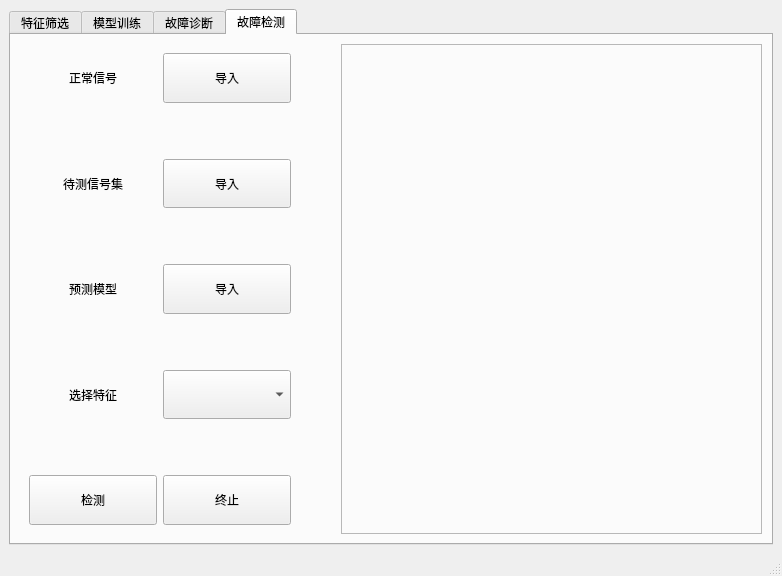
<?xml version="1.0" encoding="UTF-8"?>
<ui version="4.0">
 <class>MainWindow</class>
 <widget class="QMainWindow" name="MainWindow">
  <property name="geometry">
   <rect>
    <x>0</x>
    <y>0</y>
    <width>782</width>
    <height>576</height>
   </rect>
  </property>
  <property name="windowTitle">
   <string>故障检测GUI</string>
  </property>
  <widget class="QWidget" name="centralwidget">
   <layout class="QGridLayout" name="gridLayout_5">
    <item row="0" column="0">
     <widget class="QTabWidget" name="tabWidget">
      <property name="layoutDirection">
       <enum>Qt::LeftToRight</enum>
      </property>
      <property name="currentIndex">
       <number>3</number>
      </property>
      <widget class="QWidget" name="PrepareTab">
       <attribute name="title">
        <string>特征筛选</string>
       </attribute>
       <layout class="QHBoxLayout" name="horizontalLayout" stretch="0">
        <item>
         <widget class="QWidget" name="widgetInFeatures" native="true">
          <layout class="QVBoxLayout" name="verticalLayout" stretch="4,1,30">
           <item>
            <layout class="QHBoxLayout" name="horizontalLayout_3" stretch="10,1,10,1,10">
             <item>
              <widget class="QPushButton" name="btnImportNormalSignalInSelection">
               <property name="sizePolicy">
                <sizepolicy hsizetype="Minimum" vsizetype="Expanding">
                 <horstretch>0</horstretch>
                 <verstretch>0</verstretch>
                </sizepolicy>
               </property>
               <property name="text">
                <string>导入正常信号</string>
               </property>
              </widget>
             </item>
             <item>
              <spacer name="horizontalSpacer">
               <property name="orientation">
                <enum>Qt::Horizontal</enum>
               </property>
               <property name="sizeHint" stdset="0">
                <size>
                 <width>26</width>
                 <height>20</height>
                </size>
               </property>
              </spacer>
             </item>
             <item>
              <widget class="QPushButton" name="btnImportFaultSignalInSelection">
               <property name="sizePolicy">
                <sizepolicy hsizetype="Minimum" vsizetype="Expanding">
                 <horstretch>0</horstretch>
                 <verstretch>0</verstretch>
                </sizepolicy>
               </property>
               <property name="text">
                <string>导入故障信号</string>
               </property>
              </widget>
             </item>
             <item>
              <spacer name="horizontalSpacer_2">
               <property name="orientation">
                <enum>Qt::Horizontal</enum>
               </property>
               <property name="sizeHint" stdset="0">
                <size>
                 <width>26</width>
                 <height>20</height>
                </size>
               </property>
              </spacer>
             </item>
             <item>
              <widget class="QPushButton" name="btnCalculateDTW">
               <property name="sizePolicy">
                <sizepolicy hsizetype="Minimum" vsizetype="Expanding">
                 <horstretch>0</horstretch>
                 <verstretch>0</verstretch>
                </sizepolicy>
               </property>
               <property name="text">
                <string>计算DTW得分</string>
               </property>
              </widget>
             </item>
            </layout>
           </item>
           <item>
            <spacer name="verticalSpacer">
             <property name="orientation">
              <enum>Qt::Vertical</enum>
             </property>
             <property name="sizeHint" stdset="0">
              <size>
               <width>338</width>
               <height>29</height>
              </size>
             </property>
            </spacer>
           </item>
           <item>
            <layout class="QGridLayout" name="gridLayout" rowstretch="5,1,7" columnstretch="10,1,15">
             <item row="0" column="0">
              <widget class="QTableWidget" name="DTWWidget">
               <property name="maximumSize">
                <size>
                 <width>16777215</width>
                 <height>16777215</height>
                </size>
               </property>
              </widget>
             </item>
             <item row="0" column="1" rowspan="3">
              <spacer name="horizontalSpacer_6">
               <property name="orientation">
                <enum>Qt::Horizontal</enum>
               </property>
               <property name="sizeHint" stdset="0">
                <size>
                 <width>33</width>
                 <height>288</height>
                </size>
               </property>
              </spacer>
             </item>
             <item row="0" column="2" rowspan="3">
              <widget class="QFrame" name="frameInFeatures">
               <property name="minimumSize">
                <size>
                 <width>100</width>
                 <height>20</height>
                </size>
               </property>
               <property name="frameShape">
                <enum>QFrame::StyledPanel</enum>
               </property>
               <property name="frameShadow">
                <enum>QFrame::Raised</enum>
               </property>
              </widget>
             </item>
             <item row="1" column="0">
              <spacer name="verticalSpacer_13">
               <property name="orientation">
                <enum>Qt::Vertical</enum>
               </property>
               <property name="sizeHint" stdset="0">
                <size>
                 <width>20</width>
                 <height>40</height>
                </size>
               </property>
              </spacer>
             </item>
             <item row="2" column="0">
              <widget class="QTableWidget" name="CorrWidget"/>
             </item>
            </layout>
           </item>
          </layout>
         </widget>
        </item>
       </layout>
      </widget>
      <widget class="QWidget" name="TrainTab">
       <attribute name="title">
        <string>模型训练</string>
       </attribute>
       <layout class="QHBoxLayout" name="horizontalLayout_4" stretch="8,1,11">
        <item>
         <widget class="QWidget" name="widgetInTriaining" native="true">
          <layout class="QGridLayout" name="gridLayout_2">
           <item row="1" column="1">
            <spacer name="verticalSpacer_2">
             <property name="orientation">
              <enum>Qt::Vertical</enum>
             </property>
             <property name="sizeHint" stdset="0">
              <size>
               <width>20</width>
               <height>40</height>
              </size>
             </property>
            </spacer>
           </item>
           <item row="8" column="0" colspan="2">
            <widget class="QPushButton" name="btnSaveModel">
             <property name="sizePolicy">
              <sizepolicy hsizetype="Minimum" vsizetype="Expanding">
               <horstretch>0</horstretch>
               <verstretch>0</verstretch>
              </sizepolicy>
             </property>
             <property name="text">
              <string>保存模型</string>
             </property>
            </widget>
           </item>
           <item row="6" column="0" colspan="2">
            <widget class="QPushButton" name="btnTraining">
             <property name="sizePolicy">
              <sizepolicy hsizetype="Minimum" vsizetype="Expanding">
               <horstretch>0</horstretch>
               <verstretch>0</verstretch>
              </sizepolicy>
             </property>
             <property name="text">
              <string>训练预测模型</string>
             </property>
            </widget>
           </item>
           <item row="2" column="0">
            <widget class="QLabel" name="label_4">
             <property name="maximumSize">
              <size>
               <width>100</width>
               <height>16777215</height>
              </size>
             </property>
             <property name="text">
              <string>选择特征</string>
             </property>
             <property name="alignment">
              <set>Qt::AlignCenter</set>
             </property>
            </widget>
           </item>
           <item row="0" column="0">
            <widget class="QLabel" name="label_3">
             <property name="maximumSize">
              <size>
               <width>100</width>
               <height>16777215</height>
              </size>
             </property>
             <property name="text">
              <string>正常信号</string>
             </property>
             <property name="alignment">
              <set>Qt::AlignCenter</set>
             </property>
            </widget>
           </item>
           <item row="2" column="1">
            <widget class="QComboBox" name="comboBoxSelectFeaturesInTraining">
             <property name="sizePolicy">
              <sizepolicy hsizetype="Preferred" vsizetype="Expanding">
               <horstretch>0</horstretch>
               <verstretch>0</verstretch>
              </sizepolicy>
             </property>
            </widget>
           </item>
           <item row="0" column="1">
            <widget class="QPushButton" name="btnImportNormalSignal">
             <property name="sizePolicy">
              <sizepolicy hsizetype="Minimum" vsizetype="Expanding">
               <horstretch>0</horstretch>
               <verstretch>0</verstretch>
              </sizepolicy>
             </property>
             <property name="text">
              <string>导入</string>
             </property>
            </widget>
           </item>
           <item row="7" column="0">
            <spacer name="verticalSpacer_4">
             <property name="orientation">
              <enum>Qt::Vertical</enum>
             </property>
             <property name="sizeHint" stdset="0">
              <size>
               <width>20</width>
               <height>40</height>
              </size>
             </property>
            </spacer>
           </item>
           <item row="5" column="0">
            <spacer name="verticalSpacer_3">
             <property name="orientation">
              <enum>Qt::Vertical</enum>
             </property>
             <property name="sizeHint" stdset="0">
              <size>
               <width>20</width>
               <height>40</height>
              </size>
             </property>
            </spacer>
           </item>
          </layout>
         </widget>
        </item>
        <item>
         <spacer name="horizontalSpacer_3">
          <property name="orientation">
           <enum>Qt::Horizontal</enum>
          </property>
          <property name="sizeHint" stdset="0">
           <size>
            <width>40</width>
            <height>20</height>
           </size>
          </property>
         </spacer>
        </item>
        <item>
         <widget class="QFrame" name="frameInTraining">
          <property name="frameShape">
           <enum>QFrame::StyledPanel</enum>
          </property>
          <property name="frameShadow">
           <enum>QFrame::Raised</enum>
          </property>
         </widget>
        </item>
       </layout>
      </widget>
      <widget class="QWidget" name="PredictTab">
       <attribute name="title">
        <string>故障诊断</string>
       </attribute>
       <layout class="QHBoxLayout" name="horizontalLayout_5" stretch="8,1,12">
        <item>
         <widget class="QWidget" name="widgetInPrediction" native="true">
          <layout class="QGridLayout" name="gridLayout_3">
           <item row="2" column="0">
            <widget class="QLabel" name="label_5">
             <property name="text">
              <string>待测信号</string>
             </property>
             <property name="alignment">
              <set>Qt::AlignCenter</set>
             </property>
            </widget>
           </item>
           <item row="4" column="0">
            <widget class="QLabel" name="label_12">
             <property name="text">
              <string>预测模型</string>
             </property>
             <property name="alignment">
              <set>Qt::AlignCenter</set>
             </property>
            </widget>
           </item>
           <item row="3" column="1">
            <spacer name="verticalSpacer_5">
             <property name="orientation">
              <enum>Qt::Vertical</enum>
             </property>
             <property name="sizeHint" stdset="0">
              <size>
               <width>20</width>
               <height>40</height>
              </size>
             </property>
            </spacer>
           </item>
           <item row="0" column="0">
            <widget class="QLabel" name="label">
             <property name="sizePolicy">
              <sizepolicy hsizetype="Preferred" vsizetype="Preferred">
               <horstretch>0</horstretch>
               <verstretch>0</verstretch>
              </sizepolicy>
             </property>
             <property name="text">
              <string>正常信号</string>
             </property>
             <property name="alignment">
              <set>Qt::AlignCenter</set>
             </property>
            </widget>
           </item>
           <item row="2" column="1">
            <widget class="QPushButton" name="btnImportUnknownSignal">
             <property name="sizePolicy">
              <sizepolicy hsizetype="Minimum" vsizetype="Expanding">
               <horstretch>0</horstretch>
               <verstretch>0</verstretch>
              </sizepolicy>
             </property>
             <property name="text">
              <string>导入</string>
             </property>
            </widget>
           </item>
           <item row="8" column="0" colspan="2">
            <widget class="QPushButton" name="btnPredict">
             <property name="sizePolicy">
              <sizepolicy hsizetype="Minimum" vsizetype="Expanding">
               <horstretch>0</horstretch>
               <verstretch>0</verstretch>
              </sizepolicy>
             </property>
             <property name="text">
              <string>预测</string>
             </property>
            </widget>
           </item>
           <item row="6" column="0">
            <widget class="QLabel" name="label_13">
             <property name="text">
              <string>选择特征</string>
             </property>
             <property name="alignment">
              <set>Qt::AlignCenter</set>
             </property>
            </widget>
           </item>
           <item row="7" column="1">
            <spacer name="verticalSpacer_7">
             <property name="orientation">
              <enum>Qt::Vertical</enum>
             </property>
             <property name="sizeHint" stdset="0">
              <size>
               <width>20</width>
               <height>40</height>
              </size>
             </property>
            </spacer>
           </item>
           <item row="0" column="1">
            <widget class="QPushButton" name="btnImportInferentSignal">
             <property name="sizePolicy">
              <sizepolicy hsizetype="Minimum" vsizetype="Expanding">
               <horstretch>0</horstretch>
               <verstretch>0</verstretch>
              </sizepolicy>
             </property>
             <property name="text">
              <string>导入</string>
             </property>
            </widget>
           </item>
           <item row="4" column="1">
            <widget class="QPushButton" name="btnImportModel">
             <property name="sizePolicy">
              <sizepolicy hsizetype="Minimum" vsizetype="Expanding">
               <horstretch>0</horstretch>
               <verstretch>0</verstretch>
              </sizepolicy>
             </property>
             <property name="text">
              <string>导入</string>
             </property>
            </widget>
           </item>
           <item row="6" column="1">
            <widget class="QComboBox" name="comboBoxSelectFeaturesInPrediction">
             <property name="sizePolicy">
              <sizepolicy hsizetype="Preferred" vsizetype="Expanding">
               <horstretch>0</horstretch>
               <verstretch>0</verstretch>
              </sizepolicy>
             </property>
            </widget>
           </item>
           <item row="5" column="1">
            <spacer name="verticalSpacer_6">
             <property name="orientation">
              <enum>Qt::Vertical</enum>
             </property>
             <property name="sizeHint" stdset="0">
              <size>
               <width>20</width>
               <height>40</height>
              </size>
             </property>
            </spacer>
           </item>
           <item row="1" column="1">
            <spacer name="verticalSpacer_8">
             <property name="orientation">
              <enum>Qt::Vertical</enum>
             </property>
             <property name="sizeHint" stdset="0">
              <size>
               <width>20</width>
               <height>40</height>
              </size>
             </property>
            </spacer>
           </item>
          </layout>
         </widget>
        </item>
        <item>
         <spacer name="horizontalSpacer_4">
          <property name="orientation">
           <enum>Qt::Horizontal</enum>
          </property>
          <property name="sizeHint" stdset="0">
           <size>
            <width>40</width>
            <height>20</height>
           </size>
          </property>
         </spacer>
        </item>
        <item>
         <widget class="QFrame" name="frameInPrediction">
          <property name="frameShape">
           <enum>QFrame::StyledPanel</enum>
          </property>
          <property name="frameShadow">
           <enum>QFrame::Raised</enum>
          </property>
         </widget>
        </item>
       </layout>
      </widget>
      <widget class="QWidget" name="DetectTab">
       <attribute name="title">
        <string>故障检测</string>
       </attribute>
       <layout class="QHBoxLayout" name="horizontalLayout_8" stretch="8,1,12">
        <item>
         <widget class="QWidget" name="widgetInDetection" native="true">
          <layout class="QGridLayout" name="gridLayout_4">
           <item row="4" column="2">
            <widget class="QPushButton" name="btnImportModel_Dete">
             <property name="sizePolicy">
              <sizepolicy hsizetype="Minimum" vsizetype="Expanding">
               <horstretch>0</horstretch>
               <verstretch>0</verstretch>
              </sizepolicy>
             </property>
             <property name="text">
              <string>导入</string>
             </property>
            </widget>
           </item>
           <item row="8" column="2">
            <spacer name="verticalSpacer_12">
             <property name="orientation">
              <enum>Qt::Vertical</enum>
             </property>
             <property name="sizeHint" stdset="0">
              <size>
               <width>20</width>
               <height>40</height>
              </size>
             </property>
            </spacer>
           </item>
           <item row="1" column="2">
            <spacer name="verticalSpacer_9">
             <property name="orientation">
              <enum>Qt::Vertical</enum>
             </property>
             <property name="sizeHint" stdset="0">
              <size>
               <width>20</width>
               <height>40</height>
              </size>
             </property>
            </spacer>
           </item>
           <item row="5" column="2">
            <spacer name="verticalSpacer_11">
             <property name="orientation">
              <enum>Qt::Vertical</enum>
             </property>
             <property name="sizeHint" stdset="0">
              <size>
               <width>20</width>
               <height>40</height>
              </size>
             </property>
            </spacer>
           </item>
           <item row="4" column="1">
            <widget class="QLabel" name="label_15">
             <property name="text">
              <string>预测模型</string>
             </property>
             <property name="alignment">
              <set>Qt::AlignCenter</set>
             </property>
            </widget>
           </item>
           <item row="2" column="1">
            <widget class="QLabel" name="label_7">
             <property name="text">
              <string>待测信号集</string>
             </property>
             <property name="alignment">
              <set>Qt::AlignCenter</set>
             </property>
            </widget>
           </item>
           <item row="0" column="1">
            <widget class="QLabel" name="label_6">
             <property name="text">
              <string>正常信号</string>
             </property>
             <property name="alignment">
              <set>Qt::AlignCenter</set>
             </property>
            </widget>
           </item>
           <item row="0" column="2">
            <widget class="QPushButton" name="btnImportInferentSignal_Dete">
             <property name="sizePolicy">
              <sizepolicy hsizetype="Minimum" vsizetype="Expanding">
               <horstretch>0</horstretch>
               <verstretch>0</verstretch>
              </sizepolicy>
             </property>
             <property name="text">
              <string>导入</string>
             </property>
            </widget>
           </item>
           <item row="2" column="2">
            <widget class="QPushButton" name="btnImportFullTest">
             <property name="sizePolicy">
              <sizepolicy hsizetype="Minimum" vsizetype="Expanding">
               <horstretch>0</horstretch>
               <verstretch>0</verstretch>
              </sizepolicy>
             </property>
             <property name="text">
              <string>导入</string>
             </property>
            </widget>
           </item>
           <item row="7" column="2">
            <widget class="QComboBox" name="comboBoxSelectFeaturesInDetection">
             <property name="sizePolicy">
              <sizepolicy hsizetype="Preferred" vsizetype="Expanding">
               <horstretch>0</horstretch>
               <verstretch>0</verstretch>
              </sizepolicy>
             </property>
            </widget>
           </item>
           <item row="3" column="2">
            <spacer name="verticalSpacer_10">
             <property name="orientation">
              <enum>Qt::Vertical</enum>
             </property>
             <property name="sizeHint" stdset="0">
              <size>
               <width>20</width>
               <height>40</height>
              </size>
             </property>
            </spacer>
           </item>
           <item row="7" column="1">
            <widget class="QLabel" name="label_14">
             <property name="text">
              <string>选择特征</string>
             </property>
             <property name="alignment">
              <set>Qt::AlignCenter</set>
             </property>
            </widget>
           </item>
           <item row="9" column="2">
            <widget class="QPushButton" name="btnStopDetect">
             <property name="sizePolicy">
              <sizepolicy hsizetype="Minimum" vsizetype="Expanding">
               <horstretch>0</horstretch>
               <verstretch>0</verstretch>
              </sizepolicy>
             </property>
             <property name="text">
              <string>终止</string>
             </property>
            </widget>
           </item>
           <item row="9" column="1">
            <widget class="QPushButton" name="btnDetect">
             <property name="sizePolicy">
              <sizepolicy hsizetype="Minimum" vsizetype="Expanding">
               <horstretch>0</horstretch>
               <verstretch>0</verstretch>
              </sizepolicy>
             </property>
             <property name="text">
              <string>检测</string>
             </property>
            </widget>
           </item>
          </layout>
         </widget>
        </item>
        <item>
         <spacer name="horizontalSpacer_5">
          <property name="orientation">
           <enum>Qt::Horizontal</enum>
          </property>
          <property name="sizeHint" stdset="0">
           <size>
            <width>31</width>
            <height>20</height>
           </size>
          </property>
         </spacer>
        </item>
        <item>
         <widget class="QFrame" name="frameInDetection">
          <property name="frameShape">
           <enum>QFrame::StyledPanel</enum>
          </property>
          <property name="frameShadow">
           <enum>QFrame::Raised</enum>
          </property>
         </widget>
        </item>
       </layout>
      </widget>
     </widget>
    </item>
   </layout>
  </widget>
  <widget class="QMenuBar" name="menubar">
   <property name="geometry">
    <rect>
     <x>0</x>
     <y>0</y>
     <width>782</width>
     <height>22</height>
    </rect>
   </property>
  </widget>
  <widget class="QStatusBar" name="statusbar"/>
 </widget>
 <resources/>
 <connections/>
</ui>
